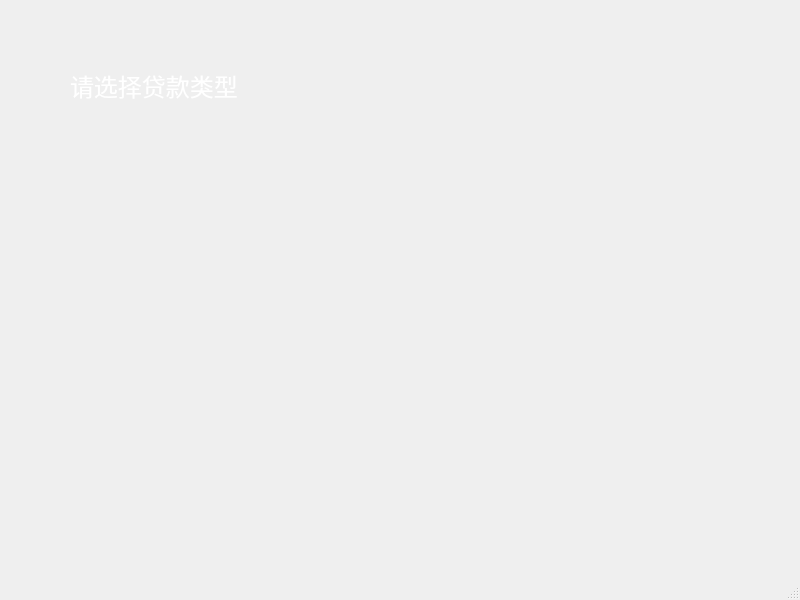
<?xml version="1.0" encoding="UTF-8"?>
<ui version="4.0">
 <class>ChooseType</class>
 <widget class="QMainWindow" name="ChooseType">
  <property name="geometry">
   <rect>
    <x>0</x>
    <y>0</y>
    <width>800</width>
    <height>600</height>
   </rect>
  </property>
  <property name="windowTitle">
   <string>MainWindow</string>
  </property>
  <widget class="QWidget" name="centralwidget">
   <widget class="QLabel" name="label">
    <property name="geometry">
     <rect>
      <x>70</x>
      <y>60</y>
      <width>211</width>
      <height>51</height>
     </rect>
    </property>
    <property name="text">
     <string>&lt;html&gt;&lt;head/&gt;&lt;body&gt;&lt;p&gt;&lt;span style=&quot; font-size:18pt; color:#ffffff;&quot;&gt;请选择贷款类型&lt;/span&gt;&lt;/p&gt;&lt;/body&gt;&lt;/html&gt;</string>
    </property>
   </widget>
  </widget>
  <widget class="QMenuBar" name="menubar">
   <property name="geometry">
    <rect>
     <x>0</x>
     <y>0</y>
     <width>800</width>
     <height>26</height>
    </rect>
   </property>
  </widget>
  <widget class="QStatusBar" name="statusbar"/>
 </widget>
 <resources/>
 <connections/>
</ui>
